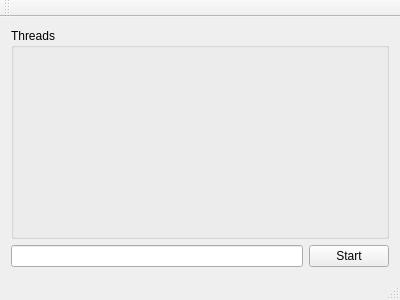
<?xml version="1.0" encoding="UTF-8"?>
<ui version="4.0">
 <class>MainWindow</class>
 <widget class="QMainWindow" name="MainWindow">
  <property name="geometry">
   <rect>
    <x>0</x>
    <y>0</y>
    <width>400</width>
    <height>300</height>
   </rect>
  </property>
  <property name="windowTitle">
   <string>MainWindow</string>
  </property>
  <widget class="QWidget" name="centralWidget">
   <layout class="QVBoxLayout" name="verticalLayout_2">
    <item>
     <layout class="QVBoxLayout" name="verticalLayout">
      <item>
       <widget class="QGroupBox" name="groupBox">
        <property name="title">
         <string>Threads</string>
        </property>
       </widget>
      </item>
      <item>
       <layout class="QHBoxLayout" name="horizontalLayout">
        <item>
         <widget class="QLineEdit" name="lineEdit"/>
        </item>
        <item>
         <widget class="QPushButton" name="pushButtonStartCancel">
          <property name="text">
           <string>Start</string>
          </property>
         </widget>
        </item>
       </layout>
      </item>
     </layout>
    </item>
   </layout>
  </widget>
  <widget class="QMenuBar" name="menuBar">
   <property name="geometry">
    <rect>
     <x>0</x>
     <y>0</y>
     <width>400</width>
     <height>21</height>
    </rect>
   </property>
  </widget>
  <widget class="QToolBar" name="mainToolBar">
   <attribute name="toolBarArea">
    <enum>TopToolBarArea</enum>
   </attribute>
   <attribute name="toolBarBreak">
    <bool>false</bool>
   </attribute>
  </widget>
  <widget class="QStatusBar" name="statusBar"/>
 </widget>
 <layoutdefault spacing="6" margin="11"/>
 <resources/>
 <connections/>
</ui>
